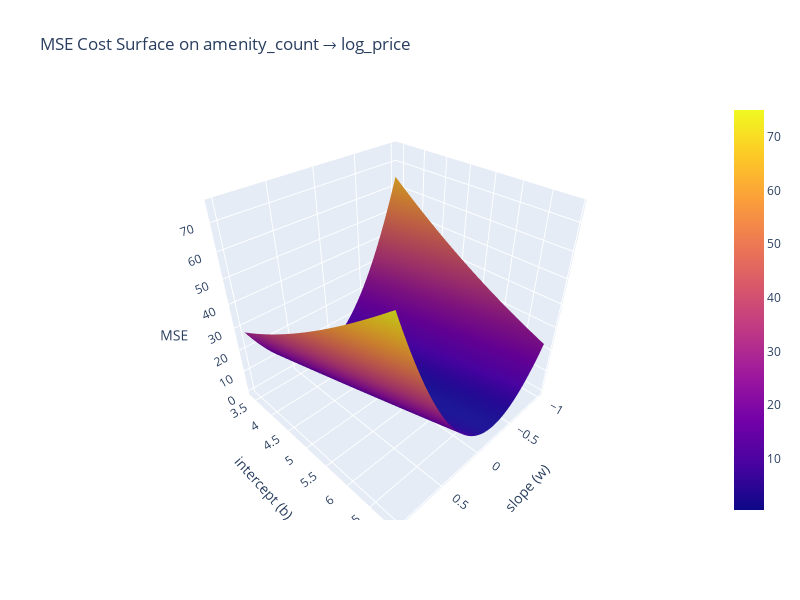
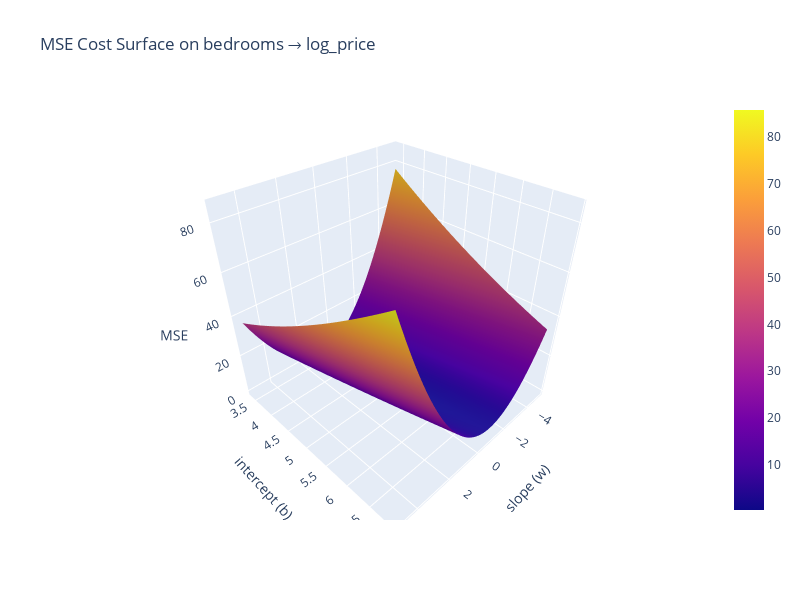
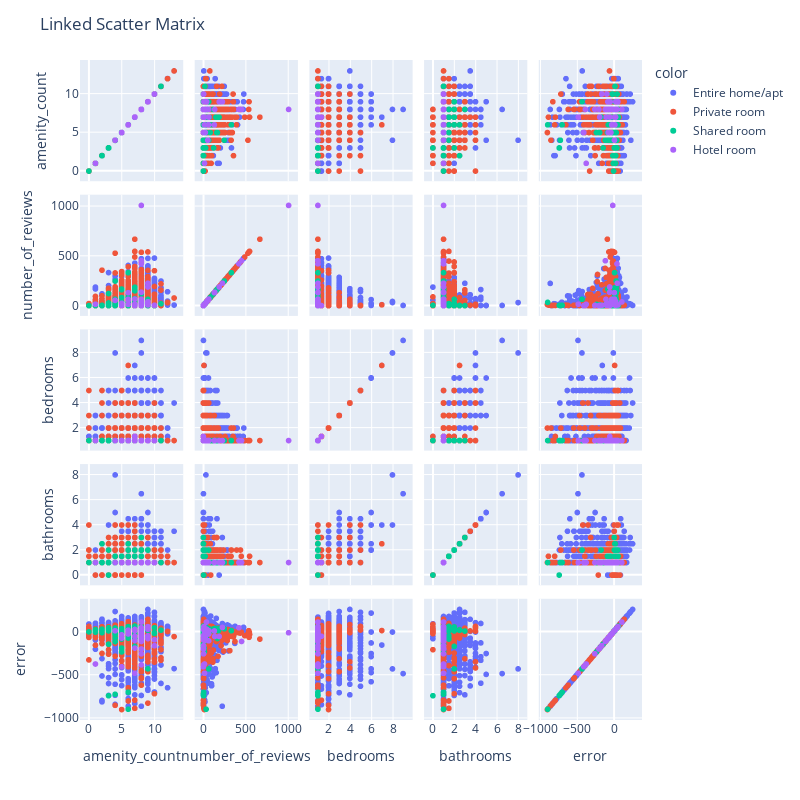
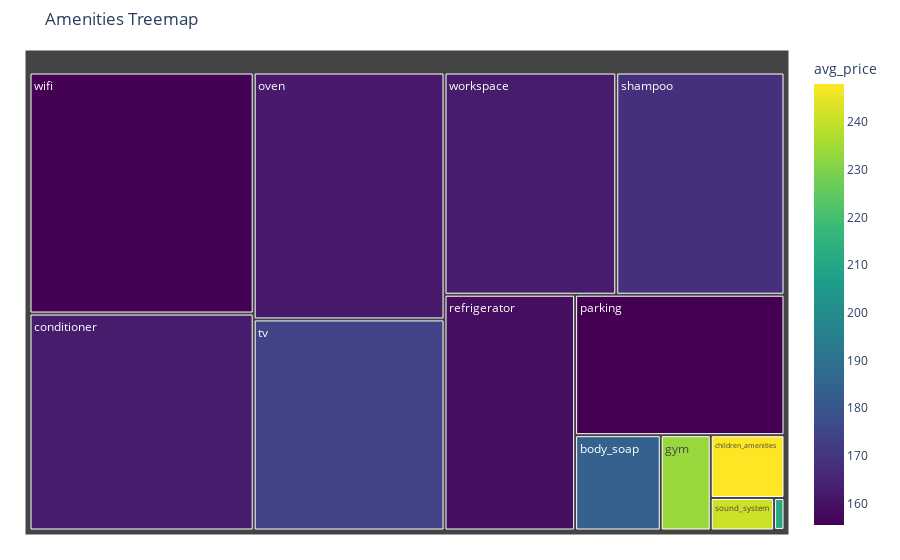

Write notebook code for charts like these, in order.
### Code cell
import numpy as np
import pandas as pd
import matplotlib.pyplot as plt
import seaborn as sns
from sklearn.model_selection import learning_curve, train_test_split
from sklearn.metrics import mean_squared_error, r2_score
import plotly.graph_objects as go
import plotly.express as px

# assume best_rf, X_train, X_test, y_train, y_test, df are already defined

preds = best_rf.predict(X_test)

# Actual vs. Predicted
plt.figure(figsize=(6, 6))
plt.scatter(np.expm1(y_test), np.expm1(preds), alpha=0.5)
plt.plot(
    [np.expm1(y_test).min(), np.expm1(y_test).max()],
    [np.expm1(y_test).min(), np.expm1(y_test).max()],
    "r--"
)
plt.xlabel("Actual Price ($)")
plt.ylabel("Predicted Price ($)")
plt.title("Actual vs. Predicted")
plt.grid(True)
plt.tight_layout()
plt.show()

# Top 20 Feature Importances
importances = best_rf.feature_importances_
idx = np.argsort(importances)[-20:]
plt.figure(figsize=(8, 8))
plt.barh(X.columns[idx], importances[idx])
plt.xlabel("Importance")
plt.title("Top 20 Feature Importances")
plt.grid(True)
plt.tight_layout()
plt.show()

# Learning Curve
train_sizes, train_scores, val_scores = learning_curve(
    best_rf,
    X_train,
    y_train,
    cv=5,
    scoring="neg_mean_squared_error",
    train_sizes=np.linspace(0.1, 1.0, 5),
    n_jobs=-1,
    shuffle=True,
    random_state=1234
)
train_rmse = np.sqrt(-train_scores.mean(axis=1))
val_rmse = np.sqrt(-val_scores.mean(axis=1))
plt.plot(train_sizes, train_rmse, "o-", label="Train")
plt.plot(train_sizes, val_rmse, "o-", label="Validation")
plt.xlabel("Training Set Size")
plt.ylabel("RMSE (log-price)")
plt.legend()
plt.title("Learning Curve")
plt.tight_layout()
plt.show()

# Price Distribution Before and After Log
raw_price = np.expm1(df["log_price"])
fig, axes = plt.subplots(1, 2, figsize=(14, 5))
sns.histplot(raw_price, bins=50, kde=True, ax=axes[0])
axes[0].set_title("Raw Price ($)")
axes[0].set_xlabel("Price")
sns.histplot(df["log_price"], bins=50, kde=True, ax=axes[1])
axes[1].set_title("Log-Transformed Price")
axes[1].set_xlabel("Log(1 + Price)")
plt.tight_layout()
plt.show()

# MSE Cost Surface on amenity_count → log_price
x = X_train["amenity_count"].values
y = y_train.values
def compute_mse(w, b):
    return mean_squared_error(y, w * x + b)
w_range = np.linspace(-1, 1, 100)
b_range = np.linspace(y.min(), y.max(), 100)
W, B = np.meshgrid(w_range, b_range)
Z = np.zeros_like(W)
for i in range(W.shape[0]):
    for j in range(W.shape[1]):
        Z[i, j] = compute_mse(W[i, j], B[i, j])
fig = go.Figure()
fig.add_trace(go.Surface(x=W, y=B, z=Z, colorscale="Plasma", showscale=True))
fig.update_layout(
    title="MSE Cost Surface on amenity_count → log_price",
    scene=dict(xaxis_title="slope (w)", yaxis_title="intercept (b)", zaxis_title="MSE"),
    width=800, height=600
)
fig.show()

# MSE Cost Surface on bedrooms → log_price
def plot_cost_surface(feature, w_min, w_max):
    x = X_train[feature].values
    y = y_train.values
    def mse(w, b):
        return mean_squared_error(y, w * x + b)
    W, B = np.meshgrid(
        np.linspace(w_min, w_max, 100),
        np.linspace(y.min(), y.max(), 100)
    )
    Z = np.vectorize(mse)(W, B)
    fig = go.Figure()
    fig.add_trace(go.Surface(x=W, y=B, z=Z, colorscale="Plasma", showscale=True))
    fig.update_layout(
        title=f"MSE Cost Surface on {feature} → log_price",
        scene=dict(xaxis_title="slope (w)", yaxis_title="intercept (b)", zaxis_title="MSE"),
        width=800, height=600
    )
    fig.show()

plot_cost_surface("bedrooms", w_min=-5, w_max=5)

# MSE by Room Type
results = X_test.copy()
results["actual"] = np.expm1(y_test)
results["pred"] = np.expm1(preds)
room_cols = [c for c in X_test.columns if c.startswith("room_type_")]
results["room_type"] = (
    X_test[room_cols].idxmax(axis=1).str.replace("room_type_", "")
)
mse_by_type = results.groupby("room_type").apply(
    lambda df: mean_squared_error(df["actual"], df["pred"])
).sort_values()
plt.figure(figsize=(8, 4))
sns.barplot(x=mse_by_type.index, y=mse_by_type.values, palette="mako")
plt.xlabel("Room Type")
plt.ylabel("MSE ($²)")
plt.title("MSE by Room Type")
plt.xticks(rotation=45)
plt.tight_layout()
plt.show()

# Linked Scatter Matrix of Key Features
df_results = X_test.copy()
df_results["actual"] = np.expm1(y_test)
df_results["predicted"] = np.expm1(preds)
df_results["error"] = df_results["predicted"] - df_results["actual"]
room_types = results["room_type"]
dims = ["amenity_count", "number_of_reviews", "bedrooms", "bathrooms", "error"]
fig1 = px.scatter_matrix(df_results, dimensions=dims, color=room_types)
fig1.update_layout(width=800, height=800, title="Linked Scatter Matrix")
fig1.show()

# Amenities Treemap
amen_cols = [c for c in standard_amenities if c in X_test.columns]
amen_melt = (
    df_results.reset_index()[["index", "actual"]]
    .merge(
        X_test[amen_cols]
        .reset_index()
        .melt(
            id_vars=["index"],
            value_vars=amen_cols,
            var_name="amenity",
            value_name="has_amenity",
        ),
        on="index",
    )
    .query("has_amenity == 1")
)
amen_summary = (
    amen_melt.groupby("amenity")
    .agg(count=("has_amenity", "count"), avg_price=("actual", "mean"))
    .reset_index()
)
fig2 = px.treemap(
    amen_summary,
    path=["amenity"],
    values="count",
    color="avg_price",
    color_continuous_scale="Viridis",
    title="Amenities Treemap",
)
fig2.update_layout(margin=dict(t=50, l=25, r=25, b=25))
fig2.show()

### Figure 1 — Plotly figure (JSON) as saved in the notebook; plotly's stock layout.template omitted (floating-point values rounded to 4 significant figures; data arrays with more than 128 entries replaced by an {"elided": "..."} marker saying what was removed)
{"data": [{"colorscale": [[0, "#0d0887"], [0.1111, "#46039f"], [0.2222, "#7201a8"], [0.3333, "#9c179e"], [0.4444, "#bd3786"], [0.5556, "#d8576b"], [0.6667, "#ed7953"], [0.7778, "#fb9f3a"], [0.8889, "#fdca26"], [1, "#f0f921"]], "showscale": true, "type": "surface", "x": {"elided": "100x100 float values"}, "y": {"elided": "100x100 float values"}, "z": {"elided": "100x100 float values"}}], "layout": {"height": 600, "scene": {"xaxis": {"title": {"text": "slope (w)"}}, "yaxis": {"title": {"text": "intercept (b)"}}, "zaxis": {"title": {"text": "MSE"}}}, "title": {"text": "MSE Cost Surface on amenity_count → log_price"}, "width": 800}}

### Figure 2 — Plotly figure (JSON) as saved in the notebook; plotly's stock layout.template omitted (floating-point values rounded to 4 significant figures; data arrays with more than 128 entries replaced by an {"elided": "..."} marker saying what was removed)
{"data": [{"colorscale": [[0, "#0d0887"], [0.1111, "#46039f"], [0.2222, "#7201a8"], [0.3333, "#9c179e"], [0.4444, "#bd3786"], [0.5556, "#d8576b"], [0.6667, "#ed7953"], [0.7778, "#fb9f3a"], [0.8889, "#fdca26"], [1, "#f0f921"]], "showscale": true, "type": "surface", "x": {"elided": "100x100 float values"}, "y": {"elided": "100x100 float values"}, "z": {"elided": "100x100 float values"}}], "layout": {"height": 600, "scene": {"xaxis": {"title": {"text": "slope (w)"}}, "yaxis": {"title": {"text": "intercept (b)"}}, "zaxis": {"title": {"text": "MSE"}}}, "title": {"text": "MSE Cost Surface on bedrooms → log_price"}, "width": 800}}

### Figure 3 — Plotly figure (JSON) as saved in the notebook; plotly's stock layout.template omitted (floating-point values rounded to 4 significant figures; data arrays with more than 128 entries replaced by an {"elided": "..."} marker saying what was removed)
{"data": [{"dimensions": [{"axis": {"matches": true}, "label": "amenity_count", "values": {"elided": "5122 int values"}}, {"axis": {"matches": true}, "label": "number_of_reviews", "values": {"elided": "5122 int values"}}, {"axis": {"matches": true}, "label": "bedrooms", "values": {"elided": "5122 float values"}}, {"axis": {"matches": true}, "label": "bathrooms", "values": {"elided": "5122 float values"}}, {"axis": {"matches": true}, "label": "error", "values": {"elided": "5122 float values"}}], "hovertemplate": "color=Entire home/apt<br>%{xaxis.title.text}=%{x}<br>%{yaxis.title.text}=%{y}<extra></extra>", "legendgroup": "Entire home/apt", "marker": {"color": "#636efa", "symbol": "circle"}, "name": "Entire home/apt", "showlegend": true, "type": "splom"}, {"dimensions": [{"axis": {"matches": true}, "label": "amenity_count", "values": {"elided": "3948 int values"}}, {"axis": {"matches": true}, "label": "number_of_reviews", "values": {"elided": "3948 int values"}}, {"axis": {"matches": true}, "label": "bedrooms", "values": {"elided": "3948 float values"}}, {"axis": {"matches": true}, "label": "bathrooms", "values": {"elided": "3948 float values"}}, {"axis": {"matches": true}, "label": "error", "values": {"elided": "3948 float values"}}], "hovertemplate": "color=Private room<br>%{xaxis.title.text}=%{x}<br>%{yaxis.title.text}=%{y}<extra></extra>", "legendgroup": "Private room", "marker": {"color": "#EF553B", "symbol": "circle"}, "name": "Private room", "showlegend": true, "type": "splom"}, {"dimensions": [{"axis": {"matches": true}, "label": "amenity_count", "values": {"elided": "137 int values"}}, {"axis": {"matches": true}, "label": "number_of_reviews", "values": {"elided": "137 int values"}}, {"axis": {"matches": true}, "label": "bedrooms", "values": {"elided": "137 float values"}}, {"axis": {"matches": true}, "label": "bathrooms", "values": {"elided": "137 float values"}}, {"axis": {"matches": true}, "label": "error", "values": {"elided": "137 float values"}}], "hovertemplate": "color=Shared room<br>%{xaxis.title.text}=%{x}<br>%{yaxis.title.text}=%{y}<extra></extra>", "legendgroup": "Shared room", "marker": {"color": "#00cc96", "symbol": "circle"}, "name": "Shared room", "showlegend": true, "type": "splom"}, {"dimensions": [{"axis": {"matches": true}, "label": "amenity_count", "values": [6, 8, 8, 7, 7, 4, 8, 8, 8, 6, 5, 8, 9, 7, 10, 8, 9, 8, 9, 7, 8, 9, 8, 7, 1, 9, 9, 7, 8, 8, 8, 9, 10, 8, 8, 5, 6, 8, 6, 9, 5]}, {"axis": {"matches": true}, "label": "number_of_reviews", "values": [13, 64, 3, 2, 1, 53, 18, 1009, 13, 131, 8, 9, 12, 14, 3, 3, 21, 4, 188, 2, 3, 226, 452, 66, 14, 14, 40, 14, 13, 37, 135, 18, 4, 1, 1, 1, 56, 421, 64, 7, 24]}, {"axis": {"matches": true}, "label": "bedrooms", "values": [1.0, 1.0, 1.0, 1.0, 1.33, 1.0, 1.0, 1.0, 1.0, 1.0, 1.0, 1.0, 1.0, 1.0, 1.0, 1.0, 1.0, 1.0, 1.0, 1.0, 1.0, 1.0, 1.0, 1.0, 1.0, 1.0, 1.0, 1.0, 1.0, 1.0, 1.0, 1.0, 1.0, 1.0, 1.0, 1.0, 1.0, 1.0, 1.0, 1.0, 1.0]}, {"axis": {"matches": true}, "label": "bathrooms", "values": [1.0, 1.0, 1.0, 1.0, 1.0, 1.0, 1.0, 1.0, 1.0, 1.0, 1.0, 1.0, 1.0, 1.0, 1.0, 1.0, 1.0, 1.0, 1.0, 1.0, 1.0, 1.0, 1.0, 1.0, 1.0, 1.0, 1.0, 1.0, 1.0, 1.0, 1.0, 1.0, 1.0, 1.0, 1.0, 1.0, 1.0, 1.0, 1.0, 1.0, 1.0]}, {"axis": {"matches": true}, "label": "error", "values": [17.1, -105.1, -256.5, 25.85, -53.1, 10.4, -10.9, -11.87, 19.03, 8.818, -36.62, -84.45, -48.17, -102.2, -162.1, -95.18, -59.85, -384.5, -55.1, -190.5, -79.89, 49.5, -113.3, 11.01, -374.5, -80.08, 28.75, -481.9, -45.62, 112.0, -54.98, -65.83, -93.43, -200.5, -49.5, -406.6, 5.219, 45.43, -26.23, 58.49, -74.59]}], "hovertemplate": "color=Hotel room<br>%{xaxis.title.text}=%{x}<br>%{yaxis.title.text}=%{y}<extra></extra>", "legendgroup": "Hotel room", "marker": {"color": "#ab63fa", "symbol": "circle"}, "name": "Hotel room", "showlegend": true, "type": "splom"}], "layout": {"dragmode": "select", "height": 800, "legend": {"title": {"text": "color"}, "tracegroupgap": 0}, "margin": {"t": 60}, "title": {"text": "Linked Scatter Matrix"}, "width": 800}}

### Figure 4 — Plotly figure (JSON) as saved in the notebook; plotly's stock layout.template omitted (floating-point values rounded to 4 significant figures)
{"data": [{"branchvalues": "total", "customdata": [[184.0], [248.0], [162.6], [233.7], [162.1], [155.5], [211.5], [158.9], [168.2], [241.3], [180.0], [174.5], [155.8], [162.5]], "domain": {"x": [0, 1], "y": [0, 1]}, "hovertemplate": "labels=%{label}<br>count=%{value}<br>parent=%{parent}<br>id=%{id}<br>avg_price=%{color}<extra></extra>", "ids": ["body_soap", "children_amenities", "conditioner", "gym", "oven", "parking", "pool", "refrigerator", "shampoo", "sound_system", "streaming_services", "tv", "wifi", "workspace"], "labels": ["body_soap", "children_amenities", "conditioner", "gym", "oven", "parking", "pool", "refrigerator", "shampoo", "sound_system", "streaming_services", "tv", "wifi", "workspace"], "marker": {"coloraxis": "coloraxis", "colors": [184.0, 248.0, 162.6, 233.7, 162.1, 155.5, 211.5, 158.9, 168.2, 241.3, 180.0, 174.5, 155.8, 162.5]}, "name": "", "parents": ["", "", "", "", "", "", "", "", "", "", "", "", "", ""], "type": "treemap", "values": [1375.0, 780.0, 8194.0, 803.0, 7939.0, 4954.0, 56.0, 5187.0, 6299.0, 347.0, 1.0, 6786.0, 9103.0, 6429.0]}], "layout": {"coloraxis": {"colorbar": {"title": {"text": "avg_price"}}, "colorscale": [[0, "#440154"], [0.1111, "#482878"], [0.2222, "#3e4989"], [0.3333, "#31688e"], [0.4444, "#26828e"], [0.5556, "#1f9e89"], [0.6667, "#35b779"], [0.7778, "#6ece58"], [0.8889, "#b5de2b"], [1, "#fde725"]]}, "legend": {"tracegroupgap": 0}, "margin": {"b": 25, "l": 25, "r": 25, "t": 50}, "title": {"text": "Amenities Treemap"}}}
